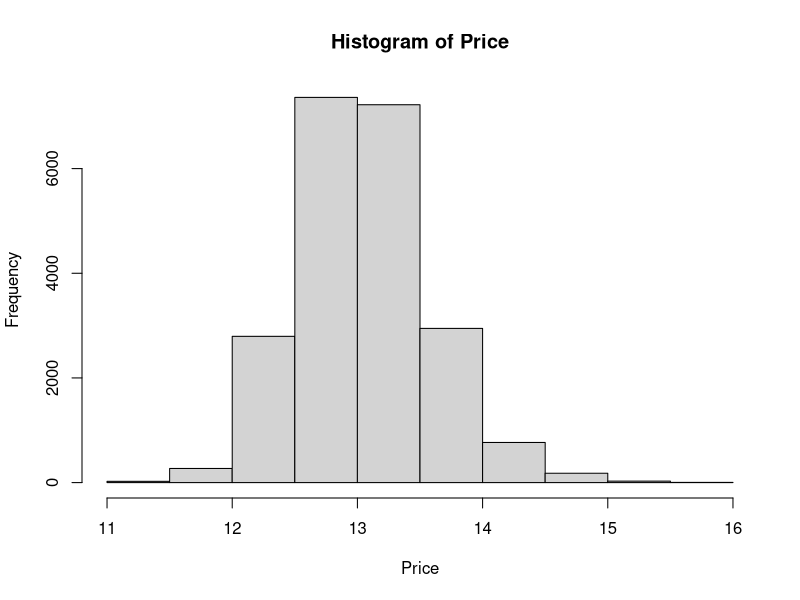
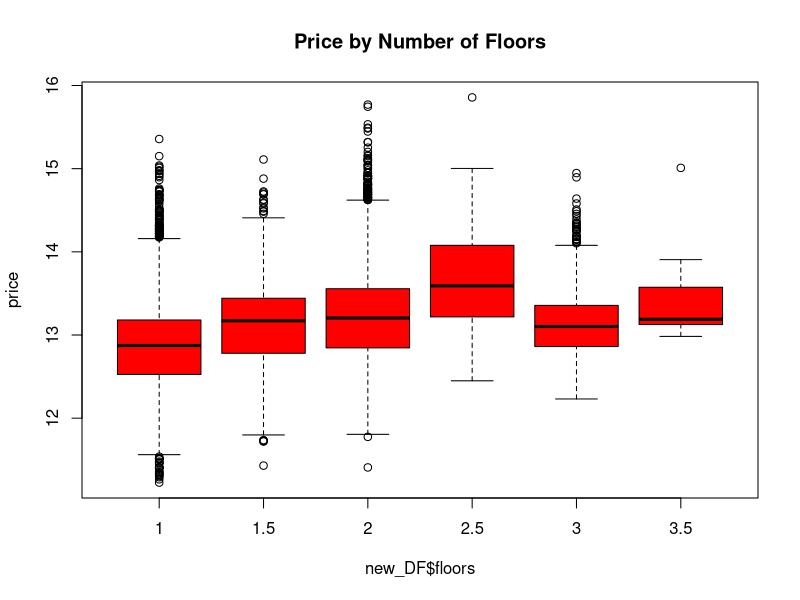
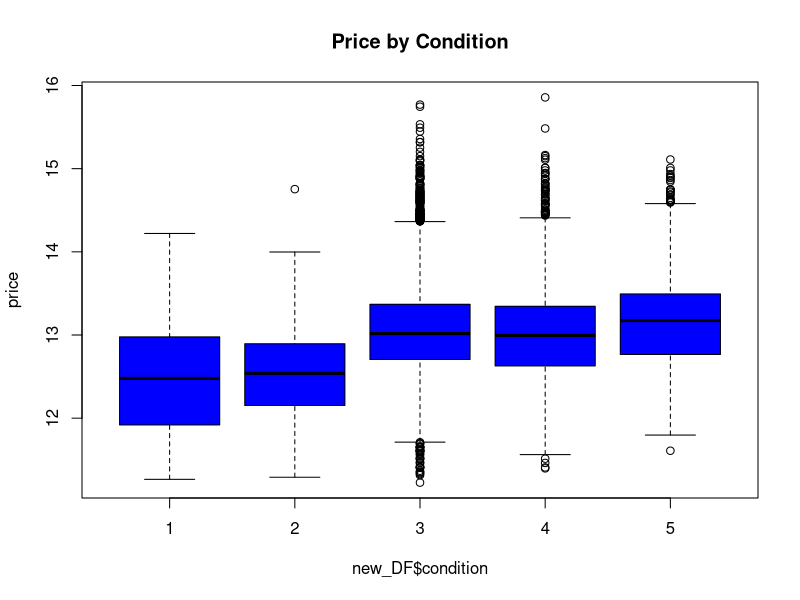
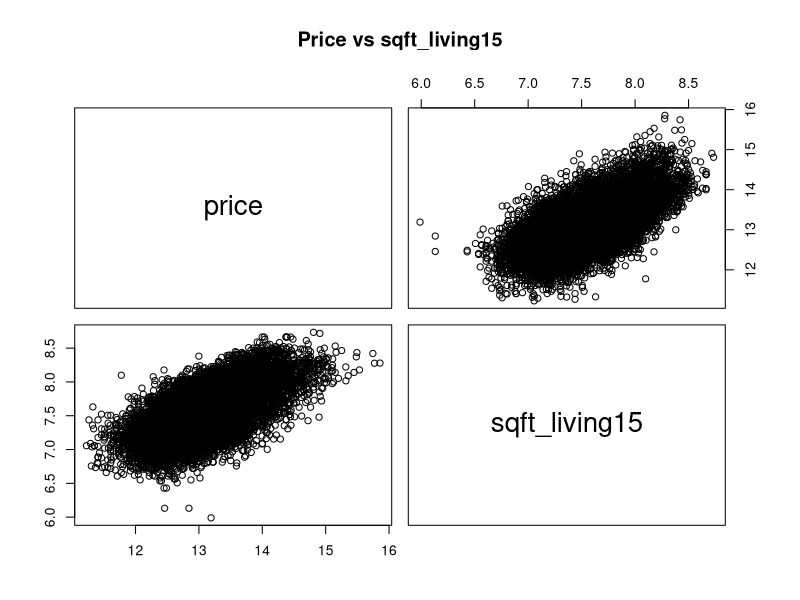
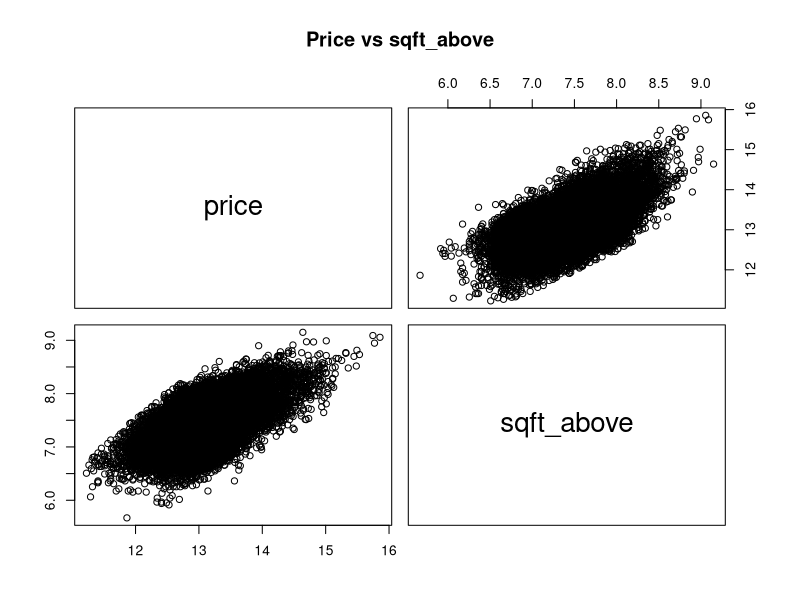
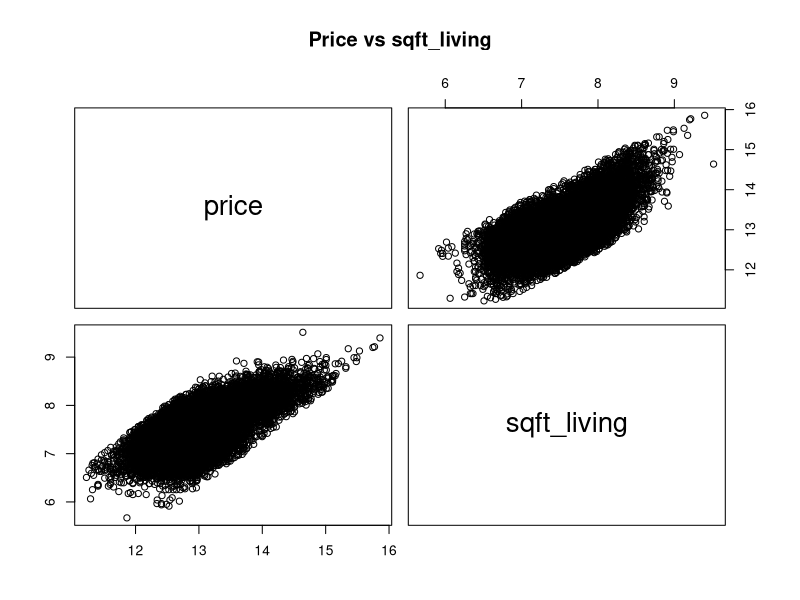
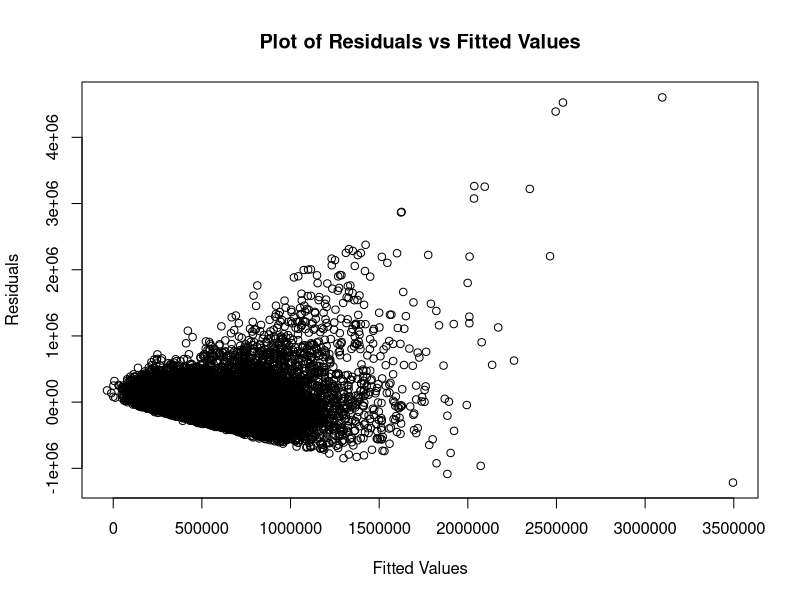
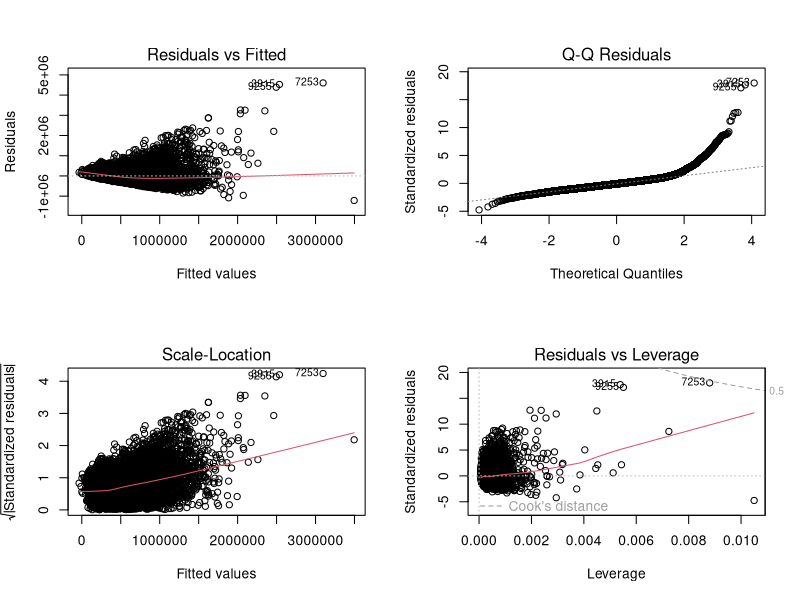

These figures' R source, in order:
library(readr)

# Set working directory
setwd("C:/Users/ThinkPro/Documents/R/win-library/4.1")

# Read CSV (renamed to English)
house_data <- read.csv("house_prices.csv", header = TRUE)
View(house_data)

# Select relevant columns
new_DF <- house_data[c("price", "sqft_living15", "floors", "condition", "sqft_above", "sqft_living")]

# Remove missing values
is.na(new_DF)
new_DF <- na.omit(new_DF)
new_DF

# Log transformation
price <- log(new_DF$price)
sqft_living15 <- log(new_DF$sqft_living15)
sqft_above <- log(new_DF$sqft_above)
sqft_living <- log(new_DF$sqft_living)

# Summary statistics
Mean <- data.frame(t(apply(new_DF[c("price", "sqft_living15", "floors", "condition", "sqft_above", "sqft_living")], 2, mean)), row.names = "Mean")
Median <- data.frame(t(apply(new_DF[c("price", "sqft_living15", "floors", "condition", "sqft_above", "sqft_living")], 2, median)), row.names = "Median")
Standard_deviation <- data.frame(t(apply(new_DF[c("price", "sqft_living15", "floors", "condition", "sqft_above", "sqft_living")], 2, sd)), row.names = "Standard deviation")
Max <- data.frame(t(apply(new_DF[c("price", "sqft_living15", "floors", "condition", "sqft_above", "sqft_living")], 2, max)), row.names = "Max")
Min <- data.frame(t(apply(new_DF[c("price", "sqft_living15", "floors", "condition", "sqft_above", "sqft_living")], 2, min)), row.names = "Min")
df <- data.frame(rbind(Mean, Median, Standard_deviation, Max, Min))
df

# Plots
hist(price, xlab = "Price", ylab = "Frequency", main = "Histogram of Price")
boxplot(price ~ new_DF$floors, main = "Price by Number of Floors", col = "red")
boxplot(price ~ new_DF$condition, main = "Price by Condition", col = "blue")
pairs(price ~ sqft_living15, main = "Price vs sqft_living15")
pairs(price ~ sqft_above, main = "Price vs sqft_above")
pairs(price ~ sqft_living, main = "Price vs sqft_living")

# Linear regression model
linear_model <- lm(price ~ sqft_living15 + floors + condition + sqft_above + sqft_living, data = new_DF)
summary(linear_model)

# Residuals plot
plot(fitted(linear_model), resid(linear_model),
     xlab = "Fitted Values",
     ylab = "Residuals",
     main = "Plot of Residuals vs Fitted Values")

# Diagnostic plots
op <- par(mfrow = c(2, 2))
plot(linear_model)

# Prediction for given values
x1 <- data.frame(
  sqft_living15 = mean(sqft_living15),
  sqft_above = mean(sqft_above),
  sqft_living = mean(sqft_living),
  floors = 2,
  condition = 3
)

prediction_x1 <- predict(linear_model, x1)
prediction_x1
